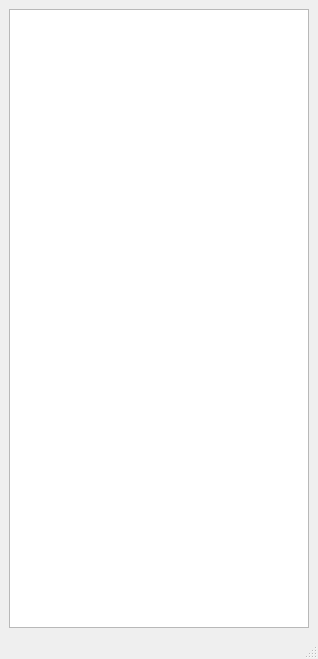
<?xml version="1.0" encoding="UTF-8"?>
<ui version="4.0">
 <class>MainWindow</class>
 <widget class="QMainWindow" name="MainWindow">
  <property name="enabled">
   <bool>true</bool>
  </property>
  <property name="geometry">
   <rect>
    <x>0</x>
    <y>0</y>
    <width>318</width>
    <height>659</height>
   </rect>
  </property>
  <property name="sizePolicy">
   <sizepolicy hsizetype="Expanding" vsizetype="Expanding">
    <horstretch>0</horstretch>
    <verstretch>0</verstretch>
   </sizepolicy>
  </property>
  <property name="minimumSize">
   <size>
    <width>0</width>
    <height>0</height>
   </size>
  </property>
  <property name="maximumSize">
   <size>
    <width>161616</width>
    <height>160606</height>
   </size>
  </property>
  <property name="windowTitle">
   <string>MainWindow</string>
  </property>
  <widget class="QWidget" name="centralwidget">
   <layout class="QGridLayout" name="gridLayout">
    <item row="0" column="0">
     <widget class="QTableView" name="viewMenu">
      <property name="minimumSize">
       <size>
        <width>300</width>
        <height>600</height>
       </size>
      </property>
      <property name="maximumSize">
       <size>
        <width>300</width>
        <height>1616161</height>
       </size>
      </property>
     </widget>
    </item>
   </layout>
  </widget>
  <widget class="QMenuBar" name="menubar">
   <property name="geometry">
    <rect>
     <x>0</x>
     <y>0</y>
     <width>318</width>
     <height>21</height>
    </rect>
   </property>
  </widget>
  <widget class="QStatusBar" name="statusbar"/>
 </widget>
 <resources/>
 <connections/>
</ui>
